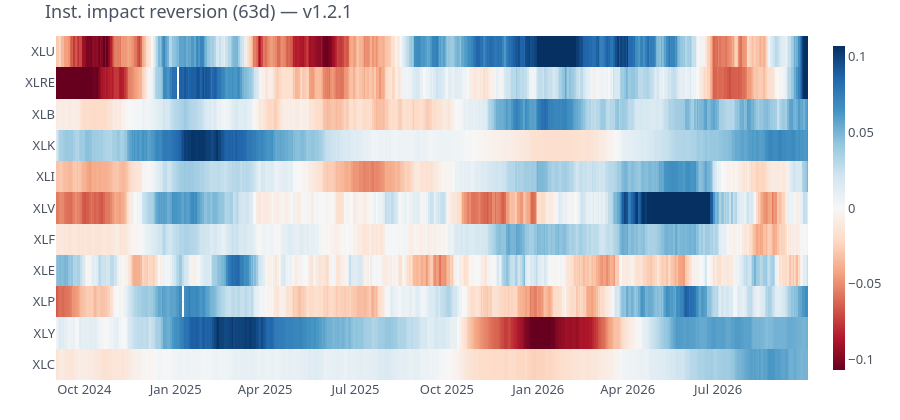

Write notebook code for a chart like this one.
### Code cell
pivot = (fac.pivot_table(index='etf', columns='asof_date', values=FACTOR, aggfunc='mean')
            .reindex(ETF_ORDER))
lim = max(float(np.nanpercentile(np.abs(pivot.to_numpy()), 98)), 1e-6)

fig = go.Figure(go.Heatmap(z=pivot.to_numpy(), x=pivot.columns, y=list(pivot.index),
                           colorscale='RdBu', zmid=0, zmin=-lim, zmax=lim,
                           colorbar=dict(thickness=12),
                           hovertemplate='%{y} %{x|%Y-%m-%d}<br>%{z:.3f}<extra></extra>'))
styled(fig, height=420, hovermode='closest', title=f'{FACTOR_LABEL[FACTOR]} — {FLOW_RELEASE}').show()

### Figure 1 — Plotly figure (JSON) as saved in the notebook; plotly's stock layout.template omitted (floating-point values rounded to 4 significant figures; data arrays with more than 128 entries replaced by an {"elided": "..."} marker saying what was removed)
{"data": [{"colorbar": {"thickness": 12}, "colorscale": [[0, "rgb(103,0,31)"], [0.1, "rgb(178,24,43)"], [0.2, "rgb(214,96,77)"], [0.3, "rgb(244,165,130)"], [0.4, "rgb(253,219,199)"], [0.5, "rgb(247,247,247)"], [0.6, "rgb(209,229,240)"], [0.7, "rgb(146,197,222)"], [0.8, "rgb(67,147,195)"], [0.9, "rgb(33,102,172)"], [1, "rgb(5,48,97)"]], "hovertemplate": "%{y} %{x|%Y-%m-%d}<br>%{z:.3f}<extra></extra>", "type": "heatmap", "x": {"elided": "520 str values"}, "y": ["XLC", "XLY", "XLP", "XLE", "XLF", "XLV", "XLI", "XLK", "XLB", "XLRE", "XLU"], "z": {"elided": "11x520 float values"}, "zmax": 0.1068, "zmid": 0, "zmin": -0.1068}], "layout": {"font": {"color": "#4a5361", "family": "IBM Plex Sans, ui-sans-serif, system-ui, sans-serif", "size": 13}, "height": 420, "hovermode": "closest", "legend": {"orientation": "h", "x": 0, "y": 1.02, "yanchor": "bottom"}, "margin": {"b": 40, "l": 56, "r": 16, "t": 36}, "paper_bgcolor": "rgba(0,0,0,0)", "plot_bgcolor": "rgba(0,0,0,0)", "title": {"text": "Inst. impact reversion (63d) — v1.2.1"}, "xaxis": {"gridcolor": "rgba(74,83,97,0.12)", "showgrid": true, "zeroline": false}, "yaxis": {"gridcolor": "rgba(74,83,97,0.12)", "showgrid": true, "zeroline": false}}}
